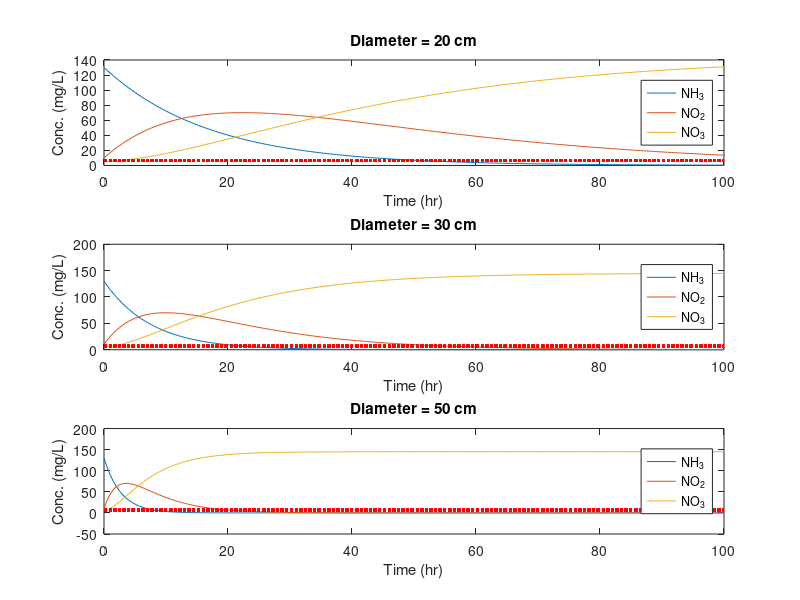

Source code (MATLAB):
clc
clear all
close all

k1 = 0.56;  %NH3 to NO2
k2 = 0.28;  %NO2 to NO3

cin = [130 10 5];   %in mg/L

Q = 300;    %flowrate in L/hr
Q = Q*0.001;    %in m^3/hr

dia = [20 30 50]; %diameters in cm
dia = dia*0.01; %in m

xspan = [0:0.5:100];    %length values in m

for i = 1:length(dia)
    
    A = pi*(dia(i)/2)^2;    %cross sectional area in m^2
    
    %function to solve mass balances
    f = @(x,c) [k1*c(1)*(-A/Q);(k2*c(2)-k1*c(1))*(-A/Q);-k2*c(2)*(-A/Q)];
    [x,c] = ode45(f,xspan,cin);
    
    %plotting time vs concentrations
    subplot(3,1,i)
    plot(x,c)
    hold on
    plot(x,ones(length(x))*(c(1)*0.05),'r:','LineWidth',2)
    title(sprintf('Diameter = %d cm',dia(i)*100))
    xlabel('Time (hr)')
    ylabel('Conc. (mg/L)')
    legend('NH_3','NO_2','NO_3','location','east')
end